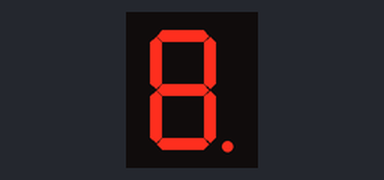
The sketch below on a simulated Arduino Uno, built with avr-gcc and run on an emulated ATmega328P. On the bench: 1-digit seven-segment display. Wiring (inferred from the names in the program): 1-digit 7-segment display, segments lit when HIGH: segments pin 2, pin 3, pin 4, pin 5, pin 6, pin 7, pin 8, pin 9. The segment pins are drawn as the display they are named for.

Above: at 0.1 s.
At 3.1 s:
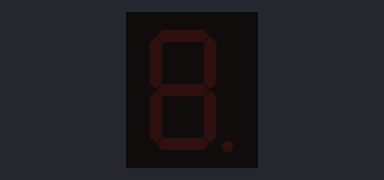

The sketch:

ZevenSegDisTemplate.ino
```cpp
//todo vul de juiste waarden in die overeenkomen met de pin
#define A 2
#define B 3
#define C 4
#define D 5
#define E 6
#define F 7
#define G 8
#define DOT 9

/*7 segmenten display*/
void setup()
{

  /* configureer de pinnen*/
	pinMode(A, OUTPUT);
	pinMode(B, OUTPUT);
	pinMode(C, OUTPUT);
	pinMode(D, OUTPUT);
	pinMode(E, OUTPUT);
	pinMode(F, OUTPUT);
	pinMode(G, OUTPUT);
	pinMode(DOT, OUTPUT);
}

void loop()
{

  /* add main program code here */
	alles_aan();
	delay(3 * 1000);//wacht 3 seconden
	uit();
	delay(3 * 1000);//wacht 3 seconden

}
void nul() {
	//todo
}

void een() {
	//todo
}

void twee() {
	//todo
}

void drie() {
	//todo
}

void vier() {
	//todo
}

void vijf() {
	//todo
}

void zes() {
	//todo
}

void zeven() {
	//todo
}

void acht() {
	//todo
}

void negen() {
	//Todo
}

void alles_aan() {
	digitalWrite(A, 1);
	digitalWrite(B, 1);
	digitalWrite(C, 1);
	digitalWrite(D, 1);
	digitalWrite(E, 1);
	digitalWrite(F, 1);
	digitalWrite(G, 1);
	digitalWrite(DOT, 1);
}
//zet all segmenten uit
void uit() {
	digitalWrite(A, 0);
	digitalWrite(B, 0);
	digitalWrite(C, 0);
	digitalWrite(D, 0);
	digitalWrite(E, 0);
	digitalWrite(F, 0);
	digitalWrite(G, 0);
	digitalWrite(DOT, 0);
}
```

Measured:
- what the display in image 1 shows lasts 3.0 s, from 3.0 s to 6.0 s
